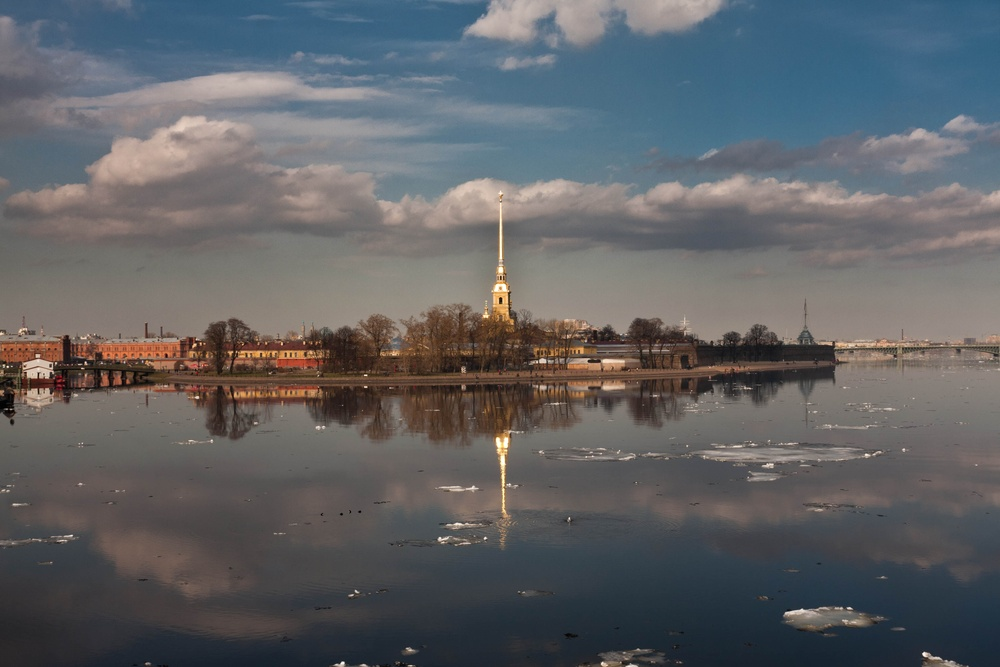
#> input picture data/images/boat2.jpg, 1000 x 667 px, shrunk from 3888 x 2592 before the run
$ jupyter execute test.ipynb   (shell and % lines are left out)
#> lines starting #> are read from the running program, lines starting #| are printed output that depends on the picture; after the words box and inside, x2 and y2 are one past the last pixel; in counts of white or black regions, pixels touching at a corner belong together
[cell 1]
# CELDA A: imports y funciones
import numpy as np
import cv2 as cv
import matplotlib.pyplot as plt

# --- tu función de SIFT+grayscale (paso 1–2) ---
sift2 = cv.SIFT_create()
def detect_and_compute(img):
    gray = cv.cvtColor(img, cv.COLOR_BGR2GRAY)
    kp, des = sift2.detectAndCompute(gray, None)
    return kp, des

# --- función compute_homography (paso 3) ---
def compute_homography(kp_src, des_src, kp_dst, des_dst,
                       ratio=0.75, min_matches=10):
    flann = cv.FlannBasedMatcher(
        dict(algorithm=1, trees=5),
        dict(checks=50)
    )
    matches = flann.knnMatch(des_src, des_dst, k=2)
    good = [m for m,n in matches if m.distance < ratio*n.distance]
    if len(good) < min_matches:
        raise RuntimeError(f"Pocos matches: {len(good)}/{min_matches}")
    src_pts = np.float32([kp_src[m.queryIdx].pt for m in good])\
              .reshape(-1,1,2)
    dst_pts = np.float32([kp_dst[m.trainIdx].pt for m in good])\
              .reshape(-1,1,2)
    H, _ = cv.findHomography(src_pts, dst_pts, cv.RANSAC, 5.0)
    return H.astype(np.float32)

# --- función warp_and_accumulate (paso 4) ---
def warp_and_accumulate(img, H, T, canvas_shape, accumulator, count_map):
    warped = cv.warpPerspective(
        img,
        T.dot(H),
        (canvas_shape[1], canvas_shape[0]),
        flags=cv.INTER_LINEAR,
        borderMode=cv.BORDER_CONSTANT,
        borderValue=(0,0,0)
    )
    mask = (warped.sum(axis=2) > 0)
    accumulator[mask] += warped[mask]
    count_map[mask]   += 1

[cell 2]
# CELDA B: carga de imágenes y SIFT keypoints
central = cv.imread('data/images/boat2.jpg')
#> central is the input picture: shape (667, 1000, 3); mean B, G, R 100.9, 98, 96.5
left    = cv.imread('data/images/boat1.jpg')
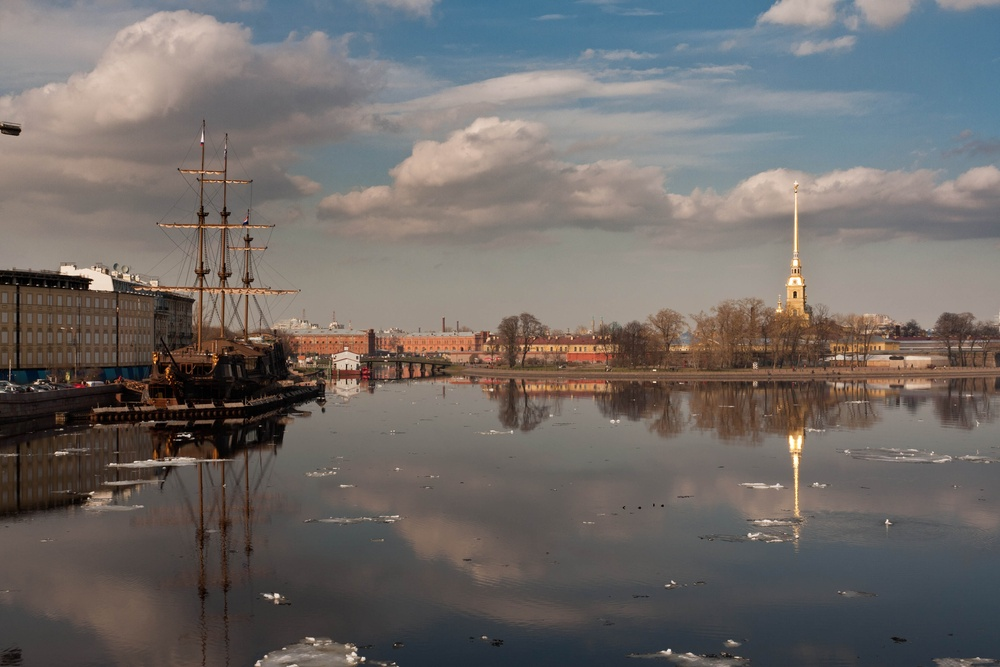
#> input picture data/images/boat1.jpg, 1000 x 667 px, shrunk from 3888 x 2592 before the run
#> left is the input picture: shape (667, 1000, 3); mean B, G, R 104, 106.6, 111.8
right   = cv.imread('data/images/boat3.jpg')
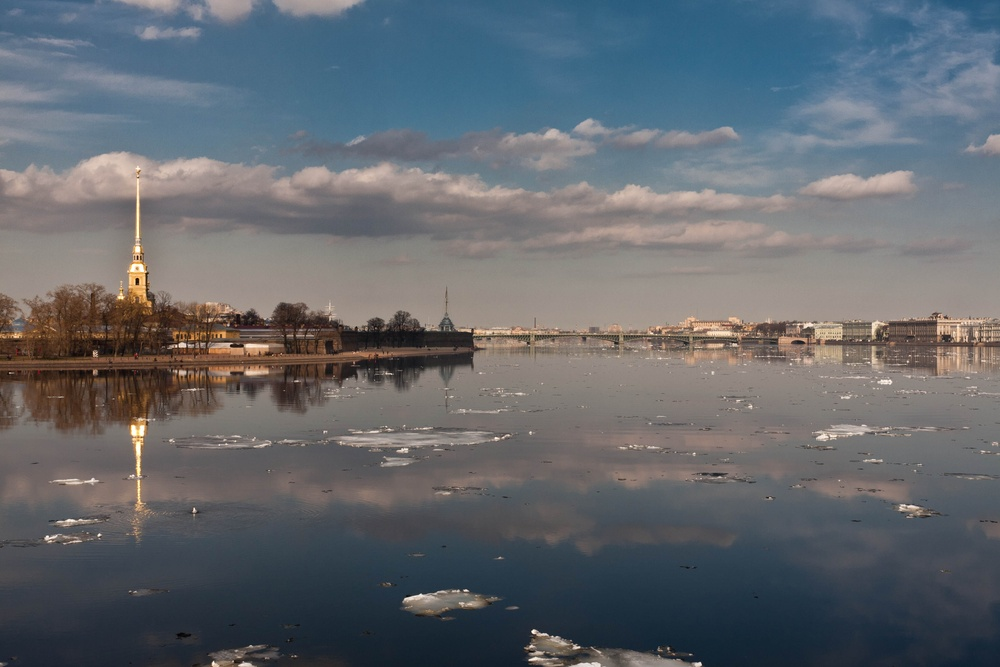
#> input picture data/images/boat3.jpg, 1000 x 667 px, shrunk from 3888 x 2592 before the run
#> right is the input picture: shape (667, 1000, 3); mean B, G, R 109.4, 103.9, 99.5

# tu bloque original de SIFT+drawKeypoints
grayc = cv.cvtColor(central, cv.COLOR_BGR2GRAY)
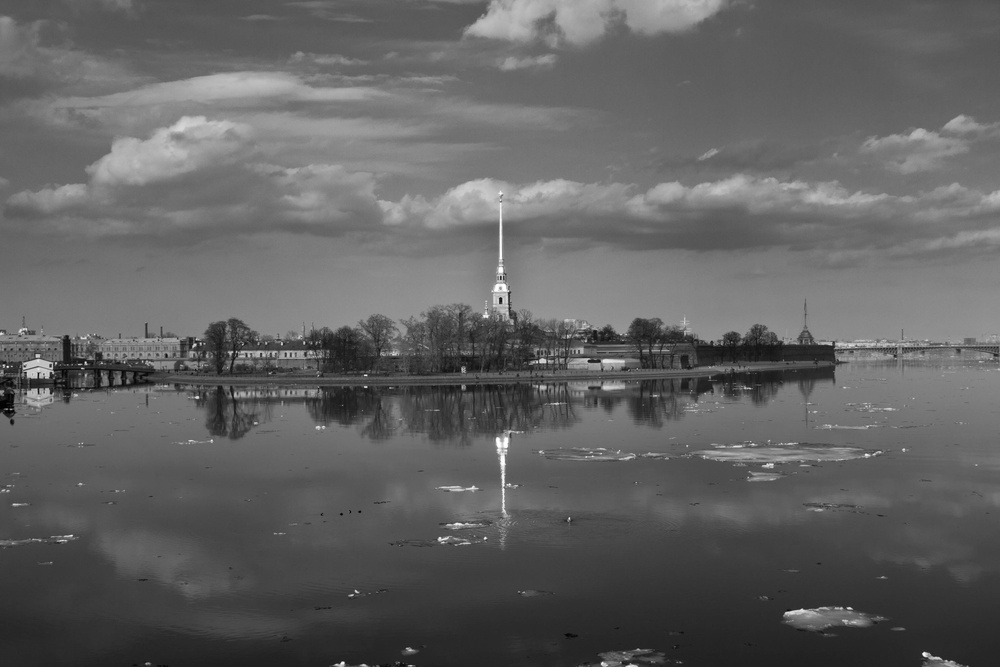
#> grayc: shape (667, 1000); min 0, max 254, mean 97.9
kpc, desc_c = sift2.detectAndCompute(grayc, None)
#> kpc = 1294 keypoints; strongest (x, y, size): (924, 654, 3.2), (343, 663, 2.4), (500, 299, 2.7), (197, 397, 2.2)
central_kpvis = cv.drawKeypoints(grayc, kpc, None,
                                 flags=cv.DRAW_MATCHES_FLAGS_DRAW_RICH_KEYPOINTS)
plt.imshow(central_kpvis, cmap='gray'); plt.axis('off')

gray = cv.cvtColor(left, cv.COLOR_BGR2GRAY)
kpl, desc_l = sift2.detectAndCompute(gray, None)
#> kpl = 1818 keypoints; strongest (x, y, size): (189, 435, 2.3), (363, 659, 2.7), (277, 595, 3.3), (90, 383, 3.2)
left_kpvis = cv.drawKeypoints(gray, kpl, None,
                              flags=cv.DRAW_MATCHES_FLAGS_DRAW_RICH_KEYPOINTS)
plt.figure(); plt.imshow(left_kpvis, cmap='gray'); plt.axis('off')

gray = cv.cvtColor(right, cv.COLOR_BGR2GRAY)
kpr, desc_r = sift2.detectAndCompute(gray, None)
#> kpr = 1237 keypoints; strongest (x, y, size): (533, 631, 3), (137, 281, 3.2), (99, 535, 1.9), (466, 590, 2)
right_kpvis = cv.drawKeypoints(gray, kpr, None,
                               flags=cv.DRAW_MATCHES_FLAGS_DRAW_RICH_KEYPOINTS)
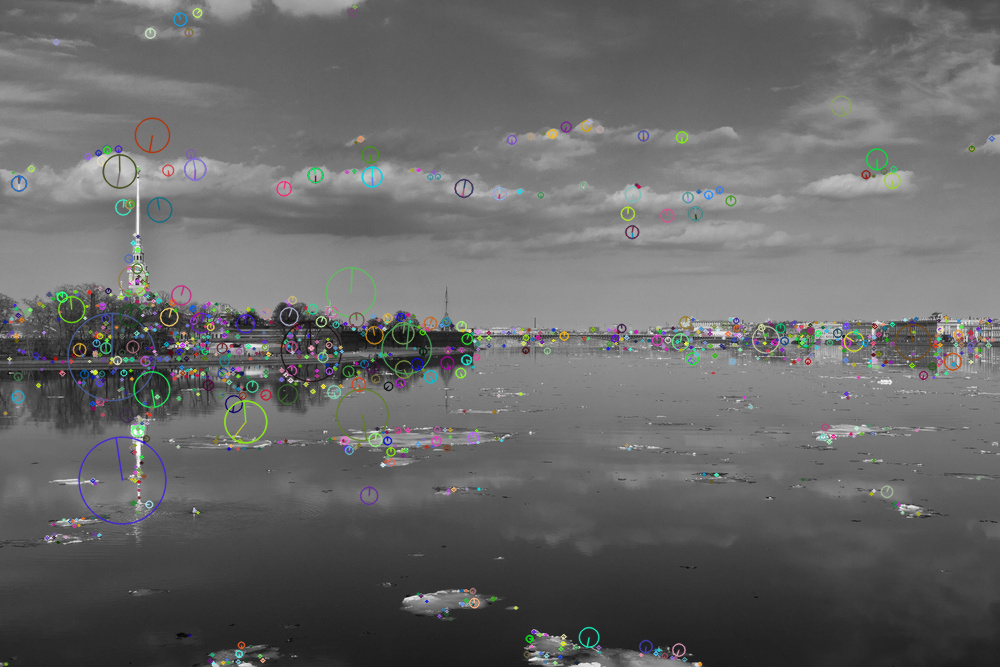
#> right_kpvis: shape (667, 1000, 3); mean of channels 0, 1, 2 103.6, 103.8, 103.5; drawn as B, G, R
plt.figure(); plt.imshow(right_kpvis, cmap='gray'); plt.axis('off')

[cell 3]
# CELDA C: matching manual (opcional, puedes saltarte esto)
bf = cv.BFMatcher()
matches = bf.knnMatch(desc_c, desc_l, k=2)
#> matches = 1294 matches
good = [[m] for m,n in matches if m.distance < 0.75*n.distance]
#> good = 548 matches
match_vis = cv.drawMatchesKnn(central, kpc, left, kpl, good, None,
                              flags=cv.DrawMatchesFlags_NOT_DRAW_SINGLE_POINTS)
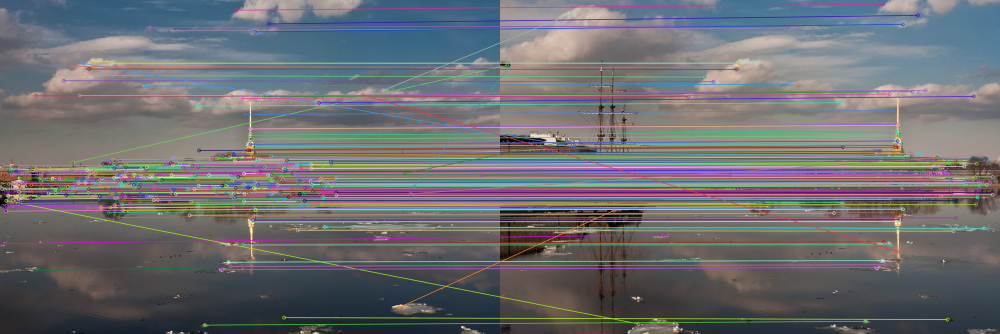
#> match_vis: shape (667, 2000, 3) (shown at 1/2 size); mean B, G, R 112.7, 109.5, 108.3
plt.figure(figsize=(10,5)); plt.imshow(match_vis); plt.axis('off')

[cell 4]
# CELDA D: paso 3 – homografías
H_left  = compute_homography(kpl, desc_l, kpc, desc_c)
#> in compute_homography, `matches = flann.knnMatch(des_src, des_dst, k=2)`: matches = 1818 matches
#> in compute_homography, `good = [m for m,n in matches if m.distance < ratio*n.distance]`: good = 557 matches
#> in compute_homography, `src_pts = np.float32([kp_src[m.queryIdx].pt for m in good])\ .reshape(..`: src_pts = 557 rows, first 8: [13.68, 130.4], [105.4, 341.5], [226.9, 420.7], [226.9, 420.7], [228.3, 424.6], [230.8, 436.6], [272.1, 434.4], [272.4, 593.8]
#> in compute_homography, `dst_pts = np.float32([kp_dst[m.trainIdx].pt for m in good])\ .reshape(..`: dst_pts = 557 rows, first 8: [146.1, 324.4], [496.2, 393.2], [797.7, 614.5], [797.7, 614.5], [799.8, 632.4], [797.7, 614.5], [433.6, 316.2], [504.3, 277.8]
#> in compute_homography, `H, _ = cv.findHomography(src_pts, dst_pts, cv.RANSAC, 5.0)`: H = [[1.22, -0.026, -372.8], [0.0791, 1.11, -36.87], [0.000246, -6.64e-05, 1]]
#> H_left has the same summary as H in compute_homography
H_right = compute_homography(kpr, desc_r, kpc, desc_c)
#> in compute_homography (call 2), `matches = flann.knnMatch(des_src, des_dst, k=2)`: matches = 1237 matches
#> in compute_homography (call 2), `good = [m for m,n in matches if m.distance < ratio*n.distance]`: good = 468 matches
#> in compute_homography (call 2), `src_pts = np.float32([kp_src[m.queryIdx].pt for m in good])\ .reshape(..`: src_pts = 468 rows, first 8: [9.06, 358.3], [11.2, 318.4], [11.2, 318.4], [11.36, 331.9], [16.32, 340.2], [17.89, 315], [22.85, 351.3], [27.12, 311.6]
#> in compute_homography (call 2), `dst_pts = np.float32([kp_dst[m.trainIdx].pt for m in good])\ .reshape(..`: dst_pts = 468 rows, first 8: [386, 374.7], [390, 337.4], [390, 337.4], [390.1, 350.2], [394.4, 357.6], [395.3, 334.3], [400.1, 367.9], [403.3, 330.8]
#> H_right = [[0.761, 0.00379, 377.4], [-0.0919, 0.916, 44.82], [-0.000234, -1.14e-05, 1]]
print("H_left:\n", H_left, "\nH_right:\n", H_right)
#| H_left:
#|  [[ 1.2190287e+00 -2.5983222e-02 -3.7275714e+02]
#|  [ 7.9109892e-02  1.1115127e+00 -3.6870209e+01]
#|  [ 2.4578607e-04 -6.6444052e-05  1.0000000e+00]]
#| H_right:
#|  [[ 7.6094967e-01  3.7944177e-03  3.7737289e+02]
#|  [-9.1892876e-02  9.1581196e-01  4.4820198e+01]
#|  [-2.3406636e-04 -1.1358186e-05  1.0000000e+00]]

[cell 5]
# CELDA E: paso 4 – prepara canvas y blend por promedio
# 4.1) calcula límites
h_c, w_c = central.shape[:2]
#> h_c = 667; w_c = 1000
h_l, w_l = left.shape[:2]
#> h_l = 667; w_l = 1000
h_r, w_r = right.shape[:2]
#> h_r = 667; w_r = 1000

corn_c = np.float32([[0,0],[0,h_c],[w_c,h_c],[w_c,0]]).reshape(-1,1,2)
corn_l = np.float32([[0,0],[0,h_l],[w_l,h_l],[w_l,0]]).reshape(-1,1,2)
corn_r = np.float32([[0,0],[0,h_r],[w_r,h_r],[w_r,0]]).reshape(-1,1,2)

proj_l = cv.perspectiveTransform(corn_l, H_left)
#> proj_l = [[-372.8, -36.87], [-408.2, 737.2], [689.9, 652.2], [679.3, 33.91]]
proj_r = cv.perspectiveTransform(corn_r, H_right)
#> proj_r = [[377.4, 44.82], [382.8, 660.7], [1504.4, 743.4], [1486.2, -61.46]]

all_pts = np.vstack((corn_c, proj_l, proj_r))
#> all_pts = [[0, 0], [0, 667], [1000, 667], [1000, 0], [-372.8, -36.87], [-408.2, 737.2], [689.9, 652.2], [679.3, 33.91], [377.4, 44.82], [382.8, 660.7], [1504.4, 743.4], [1486.2, -61.46]]
x_min, y_min = np.int32(all_pts.min(axis=0).ravel() - 0.5)
#> x_min = -408; y_min = -61
x_max, y_max = np.int32(all_pts.max(axis=0).ravel() + 0.5)
#> x_max = 1504; y_max = 743

offset   = [-x_min, -y_min]
#> offset = [408, 61]
canvas_w = x_max - x_min
#> canvas_w = 1912
canvas_h = y_max - y_min
#> canvas_h = 804

# 4.2) traslación T
T = np.array([[1, 0, offset[0]],
              [0, 1, offset[1]],
              [0, 0,        1   ]], dtype=np.float32)
#> T = [[1, 0, 408], [0, 1, 61], [0, 0, 1]]

# 4.3) acumuladores
acc   = np.zeros((canvas_h, canvas_w, 3), dtype=np.float32)
count = np.zeros((canvas_h, canvas_w),      dtype=np.float32)

# 4.4) warpea y acumula
warp_and_accumulate(central, np.eye(3, dtype=np.float32),
                    T, (canvas_h, canvas_w), acc, count)
#> in warp_and_accumulate, `mask = (warped.sum(axis=2) > 0)`:
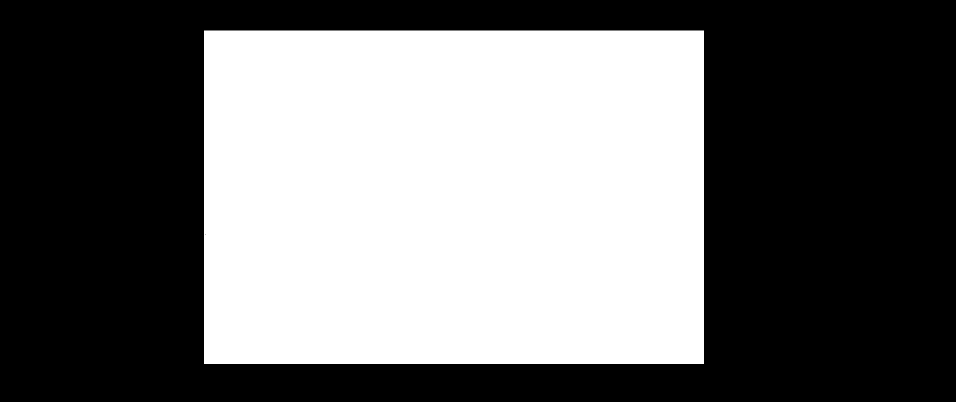
#> mask: shape (804, 1912) bool (shown at 1/2 size); 43.4% white; 1 white region, box (x1, y1, x2, y2) and area: (408, 61, 1408, 728) 666999
warp_and_accumulate(left, H_left, T, (canvas_h, canvas_w), acc, count)
#> in warp_and_accumulate (call 2), `mask = (warped.sum(axis=2) > 0)`: mask: shape (804, 1912) bool; 48.8% white; 1 white region, box (x1, y1, x2, y2) and area: (0, 24, 1098, 799) 750389
warp_and_accumulate(right, H_right, T, (canvas_h, canvas_w), acc, count)
#> call 3 of warp_and_accumulate, with H = array of shape (3, 3), T = array of shape (3, 3), canvas_shape = (804, 1912)
#> in warp_and_accumulate (call 3), `mask = (warped.sum(axis=2) > 0)`: mask: shape (804, 1912) bool; 51.6% white; 2 black regions, box (x1, y1, x2, y2) and area: (0, 0, 1894, 804) 736652, (1895, 0, 1912, 745) 6647
#> in warp_and_accumulate (call 3), `accumulator[mask] += warped[mask]`:
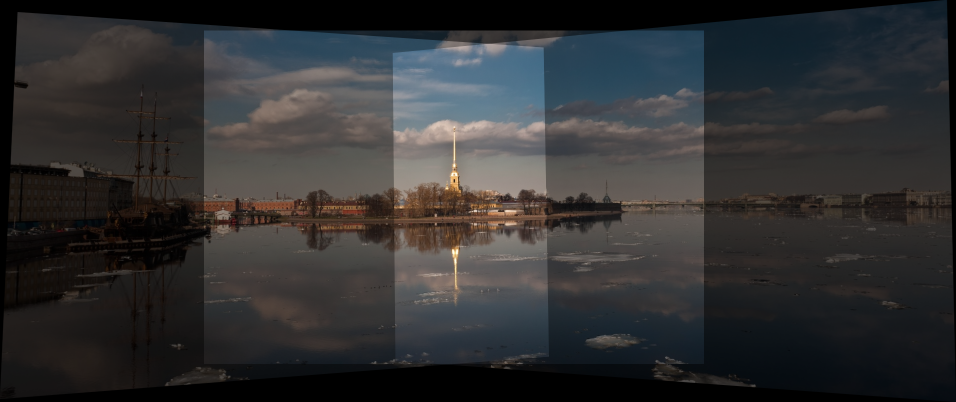
#> accumulator: shape (804, 1912, 3) float32 (shown at 1/2 size); mean B, G, R 149.9, 147.2, 146.9; drawn with min black and max white
#> in warp_and_accumulate (call 3), `count_map[mask]   += 1`:
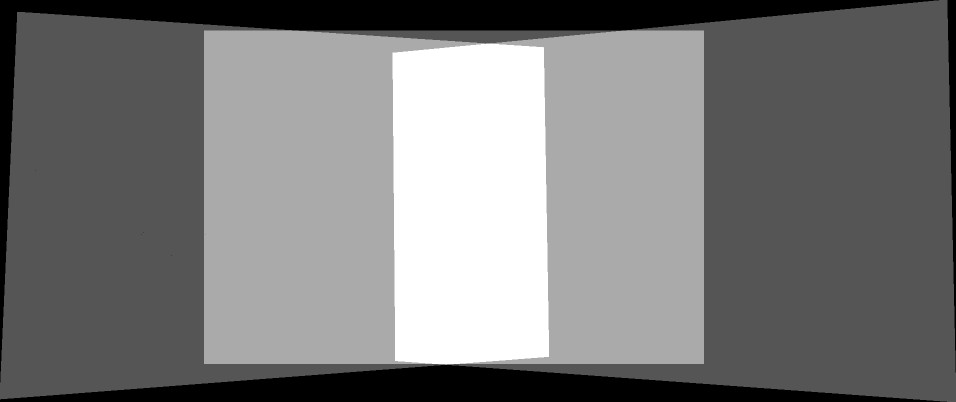
#> count_map: shape (804, 1912) float32 (shown at 1/2 size); min 0, max 3, mean 1.44; drawn with min black and max white

# 4.5) promedio
valid = count>0
result = np.zeros_like(acc, np.uint8)
result[valid] = (acc[valid] / count[valid,None]).astype(np.uint8)
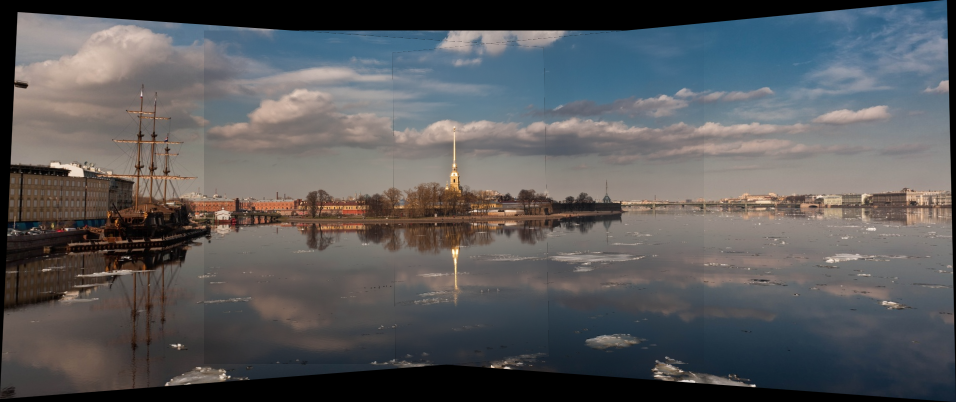
#> result: shape (804, 1912, 3) (shown at 1/2 size); mean B, G, R 91.6, 89.9, 89.9

# 4.6) muestra
plt.figure(figsize=(12,6))
plt.imshow(cv.cvtColor(result, cv.COLOR_BGR2RGB))
plt.axis('off')
